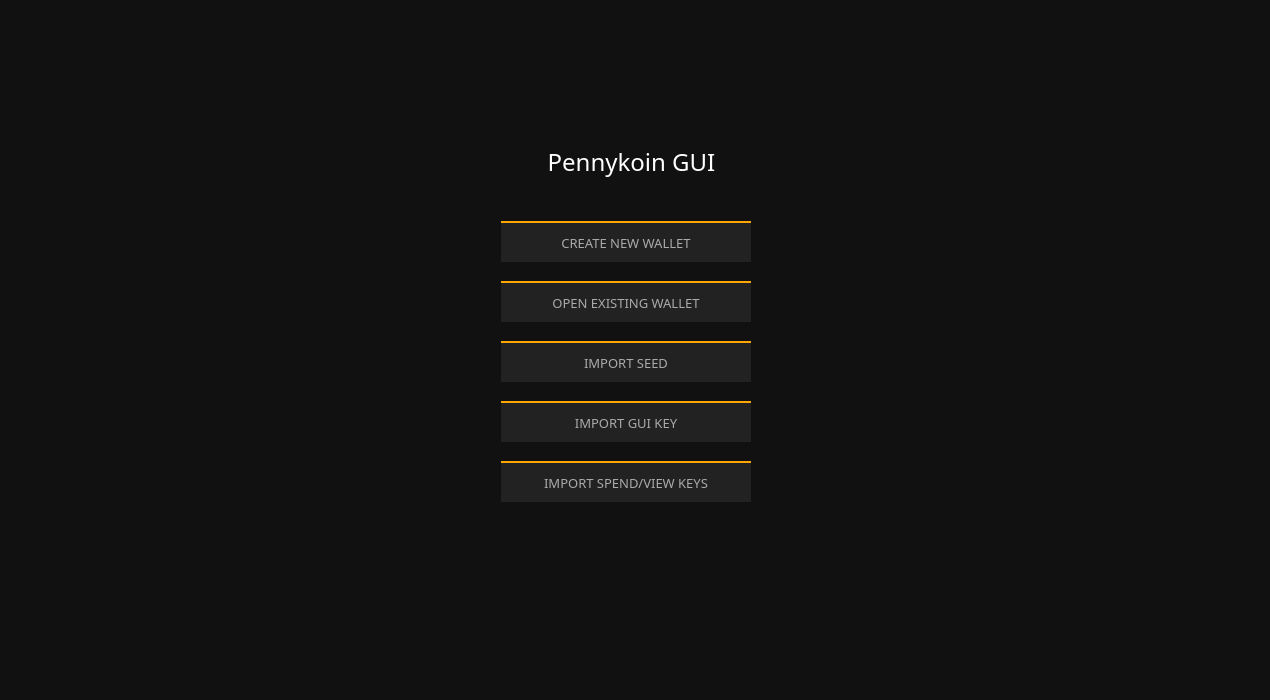
<?xml version="1.0" encoding="UTF-8"?>
<ui version="4.0">
 <class>WelcomeFrame</class>
 <widget class="QFrame" name="WelcomeFrame">
  <property name="geometry">
   <rect>
    <x>0</x>
    <y>0</y>
    <width>1270</width>
    <height>700</height>
   </rect>
  </property>
  <property name="minimumSize">
   <size>
    <width>1270</width>
    <height>700</height>
   </size>
  </property>
  <property name="font">
   <font>
    <family>Poppins</family>
    <pointsize>9</pointsize>
   </font>
  </property>
  <property name="windowTitle">
   <string>Frame</string>
  </property>
  <property name="styleSheet">
   <string notr="true">color: #e5e5e5;
border: 0px; background-color: #111;</string>
  </property>
  <property name="frameShape">
   <enum>QFrame::StyledPanel</enum>
  </property>
  <property name="frameShadow">
   <enum>QFrame::Raised</enum>
  </property>
  <layout class="QVBoxLayout" name="verticalLayout">
   <item>
    <widget class="QGroupBox" name="groupBox">
     <property name="minimumSize">
      <size>
       <width>1300</width>
       <height>700</height>
      </size>
     </property>
     <property name="styleSheet">
      <string notr="true">border: 0px; color: #262626;</string>
     </property>
     <property name="title">
      <string/>
     </property>
     <widget class="QLabel" name="label_4">
      <property name="geometry">
       <rect>
        <x>-20</x>
        <y>130</y>
        <width>1281</width>
        <height>41</height>
       </rect>
      </property>
      <property name="font">
       <font>
        <family>Poppins</family>
        <pointsize>18</pointsize>
       </font>
      </property>
      <property name="styleSheet">
       <string notr="true">color: white; background: transparent;</string>
      </property>
      <property name="text">
       <string>Pennykoin GUI</string>
      </property>
      <property name="alignment">
       <set>Qt::AlignCenter</set>
      </property>
     </widget>
     <widget class="QPushButton" name="pushButton">
      <property name="geometry">
       <rect>
        <x>490</x>
        <y>210</y>
        <width>250</width>
        <height>41</height>
       </rect>
      </property>
      <property name="font">
       <font>
        <family>Poppins</family>
        <pointsize>10</pointsize>
       </font>
      </property>
      <property name="styleSheet">
       <string notr="true">color: #aaa; background-color: #222; border-top: 2px solid orange;</string>
      </property>
      <property name="text">
       <string>CREATE NEW WALLET</string>
      </property>
     </widget>
     <widget class="QPushButton" name="pushButton_2">
      <property name="geometry">
       <rect>
        <x>490</x>
        <y>270</y>
        <width>250</width>
        <height>41</height>
       </rect>
      </property>
      <property name="font">
       <font>
        <family>Poppins</family>
        <pointsize>10</pointsize>
       </font>
      </property>
      <property name="styleSheet">
       <string notr="true">color: #aaa; background-color: #222; border-top: 2px solid orange;</string>
      </property>
      <property name="text">
       <string>OPEN EXISTING WALLET</string>
      </property>
     </widget>
     <widget class="QPushButton" name="seedButton">
      <property name="geometry">
       <rect>
        <x>490</x>
        <y>330</y>
        <width>250</width>
        <height>41</height>
       </rect>
      </property>
      <property name="font">
       <font>
        <family>Poppins</family>
        <pointsize>10</pointsize>
       </font>
      </property>
      <property name="styleSheet">
       <string notr="true">color: #aaa; background-color: #222; border-top: 2px solid orange;</string>
      </property>
      <property name="text">
       <string>IMPORT SEED</string>
      </property>
     </widget>
     <widget class="QPushButton" name="guikeyButton">
      <property name="geometry">
       <rect>
        <x>490</x>
        <y>390</y>
        <width>250</width>
        <height>41</height>
       </rect>
      </property>
      <property name="font">
       <font>
        <family>Poppins</family>
        <pointsize>10</pointsize>
       </font>
      </property>
      <property name="styleSheet">
       <string notr="true">color: #aaa; background-color: #222; border-top: 2px solid orange;</string>
      </property>
      <property name="text">
       <string>IMPORT GUI KEY</string>
      </property>
     </widget>
     <widget class="QPushButton" name="spendkeyButton">
      <property name="geometry">
       <rect>
        <x>490</x>
        <y>450</y>
        <width>250</width>
        <height>41</height>
       </rect>
      </property>
      <property name="font">
       <font>
        <family>Poppins</family>
        <pointsize>10</pointsize>
       </font>
      </property>
      <property name="styleSheet">
       <string notr="true">color: #aaa; background-color: #222; border-top: 2px solid orange;</string>
      </property>
      <property name="text">
       <string>IMPORT SPEND/VIEW KEYS</string>
      </property>
     </widget>
    </widget>
   </item>
  </layout>
 </widget>
 <resources/>
 <connections>
  <connection>
   <sender>pushButton</sender>
   <signal>clicked()</signal>
   <receiver>WelcomeFrame</receiver>
   <slot>createWallet()</slot>
   <hints>
    <hint type="sourcelabel">
     <x>244</x>
     <y>248</y>
    </hint>
    <hint type="destinationlabel">
     <x>379</x>
     <y>234</y>
    </hint>
   </hints>
  </connection>
  <connection>
   <sender>pushButton_2</sender>
   <signal>clicked()</signal>
   <receiver>WelcomeFrame</receiver>
   <slot>openWallet()</slot>
   <hints>
    <hint type="sourcelabel">
     <x>474</x>
     <y>248</y>
    </hint>
    <hint type="destinationlabel">
     <x>379</x>
     <y>234</y>
    </hint>
   </hints>
  </connection>
  <connection>
   <sender>seedButton</sender>
   <signal>clicked()</signal>
   <receiver>WelcomeFrame</receiver>
   <slot>importSeed()</slot>
   <hints>
    <hint type="sourcelabel">
     <x>403</x>
     <y>308</y>
    </hint>
    <hint type="destinationlabel">
     <x>408</x>
     <y>308</y>
    </hint>
   </hints>
  </connection>
  <connection>
   <sender>guikeyButton</sender>
   <signal>clicked()</signal>
   <receiver>WelcomeFrame</receiver>
   <slot>importKey()</slot>
   <hints>
    <hint type="sourcelabel">
     <x>403</x>
     <y>368</y>
    </hint>
    <hint type="destinationlabel">
     <x>408</x>
     <y>308</y>
    </hint>
   </hints>
  </connection>
  <connection>
   <sender>spendkeyButton</sender>
   <signal>clicked()</signal>
   <receiver>WelcomeFrame</receiver>
   <slot>importsecretkeys()</slot>
   <hints>
    <hint type="sourcelabel">
     <x>403</x>
     <y>428</y>
    </hint>
    <hint type="destinationlabel">
     <x>408</x>
     <y>308</y>
    </hint>
   </hints>
  </connection>
 </connections>
 <slots>
  <signal>createWalletClickedSignal()</signal>
  <signal>openWalletClickedSignal()</signal>
  <slot>okClicked()</slot>
  <slot>passwordChanged(QString)</slot>
 </slots>
</ui>
